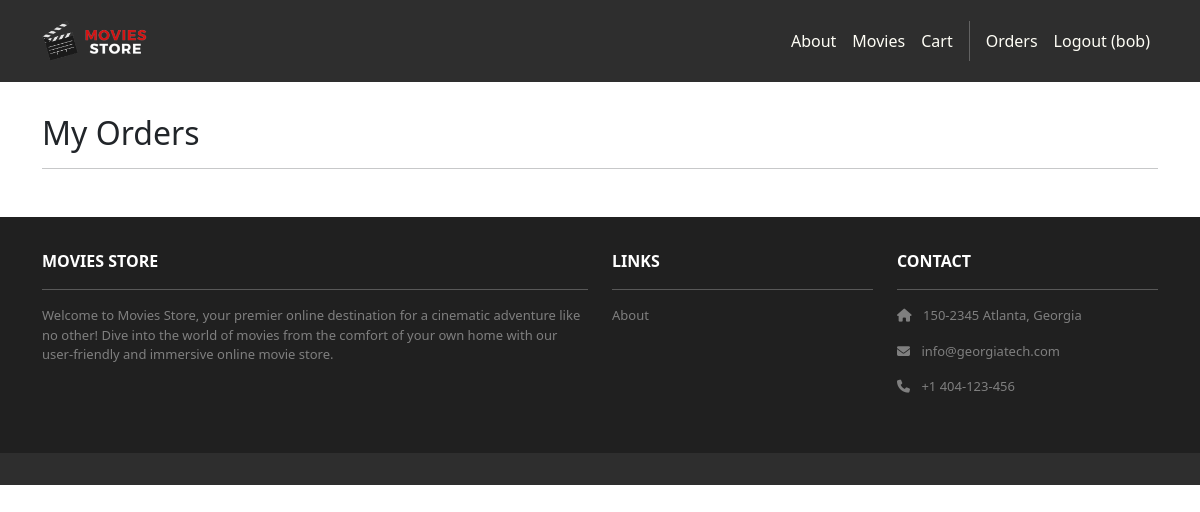
Before: /accounts/orders/ (signed in) with the older database file.
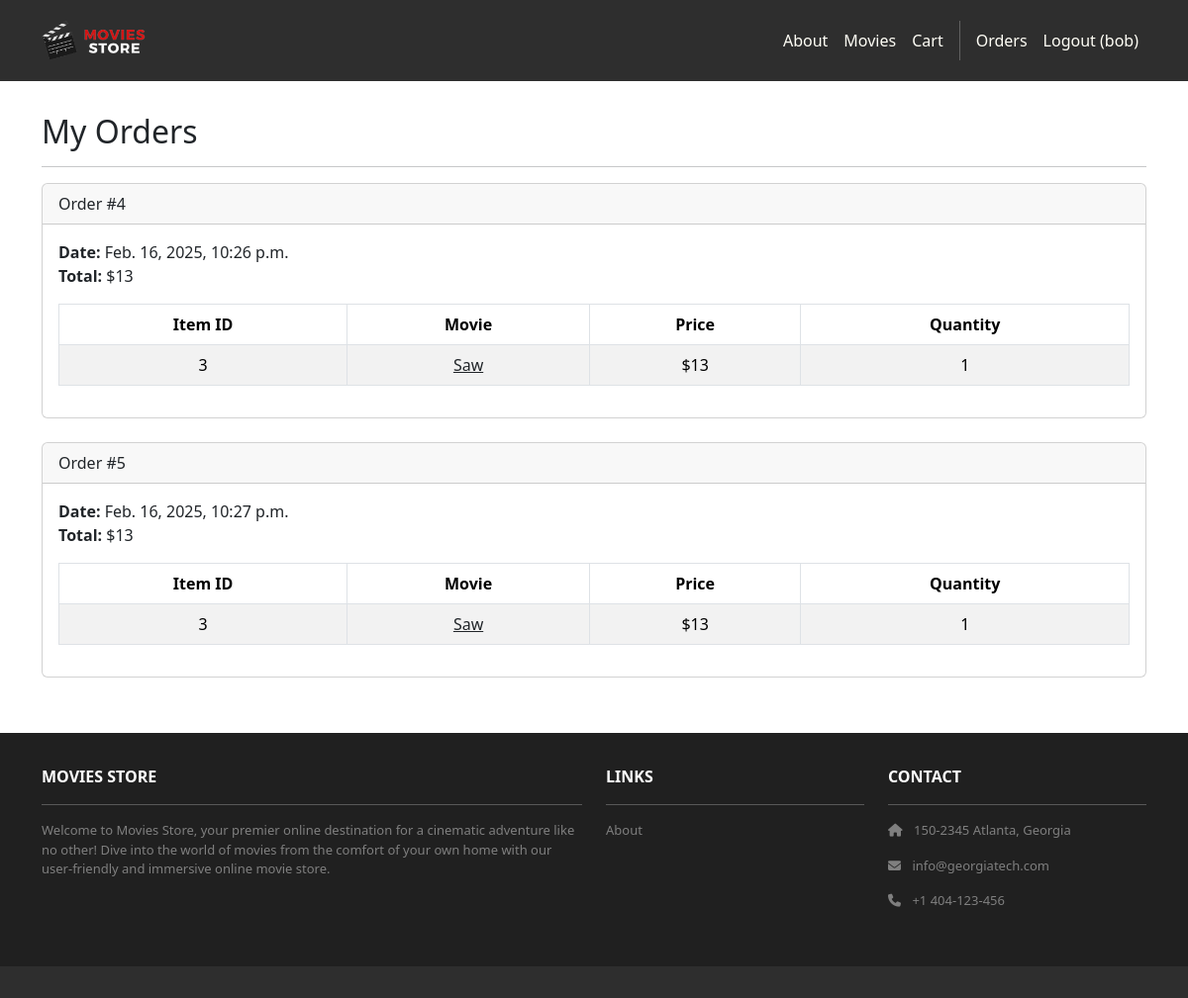
After: the same page with the newer database file.
### cart/models.py (models this page shows, shortened)
class Order(models.Model):
    id = models.AutoField(primary_key=True)
    total = models.IntegerField()
    date = models.DateTimeField(auto_now_add=True)
    user = models.ForeignKey(User,
        on_delete=models.CASCADE)

class Item(models.Model):
    id = models.AutoField(primary_key=True)
    price = models.IntegerField()
    quantity = models.IntegerField()
    order = models.ForeignKey(Order,
        on_delete=models.CASCADE)
    movie = models.ForeignKey(Movie,
        on_delete=models.CASCADE)

### movies/models.py (models this page shows, shortened)
class Movie(models.Model):
    id = models.AutoField(primary_key=True)
    name = models.CharField(max_length=255)
    price = models.IntegerField()
    description = models.TextField()
    image = models.ImageField(upload_to='movie_images/')

### accounts/views.py (the view)
# urls.py: path('orders/', views.orders, name='accounts.orders'),
@login_required
def orders(request):
    template_data = {}
    template_data['title'] = 'Orders'
    template_data['orders'] = request.user.order_set.all()
    return render(request, 'accounts/orders.html',
        {'template_data': template_data})

### accounts/templates/accounts/orders.html
{% extends 'base.html' %}
{% block content %}
<div class="p-3">
  <div class="container">
    <div class="row mt-3">
      <div class="col mx-auto mb-3">
        <h2>My Orders</h2>
        <hr />
        {% for order in template_data.orders %}
        <div class="card mb-4">
          <div class="card-header">
            Order #{{ order.id }}
          </div>
          <div class="card-body">
            <b>Date:</b> {{ order.date }}<br />
            <b>Total:</b> ${{ order.total }}<br />
            <table class="table table-bordered
              table-striped text-center mt-3">
              <thead>
                <tr>
                  <th scope="col">Item ID</th>
                  <th scope="col">Movie</th>
                  <th scope="col">Price</th>
                  <th scope="col">Quantity</th>
                </tr>
              </thead>
              <tbody>
                {% for item in order.item_set.all %}
                <tr>
                  <td>{{ item.movie.id }}</td>
                  <td>
                    <a class="link-dark" href="{% url 'movies:movies_show' id=item.movie.id %}">
                      {{ item.movie.name }}
                    </a>
                  </td>
                  <td>${{ item.movie.price }}</td>
                  <td>{{ item.quantity }}</td>
                </tr>
                {% endfor %}
              </tbody>
            </table>
          </div>
        </div>
        {% endfor %}
      </div>
    </div>
  </div>
</div>
{% endblock content %}

### moviesstore/templates/base.html (shortened to what this page needs)
<!DOCTYPE html>
<html>
  {% load static %}
  <head>
    <link href="https://cdn.jsdelivr.net/npm/bootstrap@5.3.3/dist/css/bootstrap.min.css" rel="stylesheet">
    <link rel="stylesheet" href="https://cdnjs.cloudflare.com/ajax/libs/font-awesome/6.1.1/css/all.min.css">
    <link rel="stylesheet" type="text/css" href="{% static 'css/style.css' %}">
  </head>
  <body>
    <nav class="p-3 navbar navbar-dark bg-dark navbar-expand-lg">
      <div class="container">
        <a class="navbar-brand" href="{% url 'home.index' %}">
          <img src="{% static 'img/logo.png' %}" alt="logo" height="40" />
        </a>
        <div class="collapse navbar-collapse" id="navbarNavAltMarkup">
          <div class="navbar-nav ms-auto navbar-ml">
            <a class="nav-link" href="{% url 'home.about' %}">About</a>
              <a class="nav-link" href=
              "{% url 'movies:index' %}">Movies</a>
              <a class="nav-link"
              href="{% url 'cart.index' %}">Cart</a>
              {% if user.is_authenticated %}
                  <a class="nav-link" href="{% url 'accounts.orders' %}">Orders</a>
                  <a class="nav-link" href="{% url 'accounts.logout' %}">Logout ({{ user.username }})</a>
              {% endif %}
          </div>
        </div>
      </div>
    </nav>
    <div>
      {% block content %}
      {% endblock content %}
    </div>
    <section class="p-3 ms-footer d-none d-md-block">
      <div class="container">
        <div class="row mt-3 text-white">
          <div class="col-md-6 col-lg-6 col-xl-6 mx-auto mb-4">
            <b>MOVIES STORE</b>
            <hr />
            <p>Welcome to Movies Store, your premier online destination for a cinematic
              adventure like no other! Dive into the world of movies from the comfort of your own home with our user-friendly
              and immersive online movie store.</p>
          </div>
          <div class="col-md-3 col-lg-3 col-xl-3 mx-auto mb-4">
            <b>LINKS</b>
            <hr />
            <p><a class="nav-link" href="{% url 'home.about' %}">About</a></p>
          </div>
          <div class="col-md-3 col-lg-3 col-xl-3 mx-auto mb-4">
            <b>CONTACT</b>
            <hr />
            <p><i class="fas fa-home me-2"></i> 150-2345 Atlanta, Georgia</p>
            <p><i class="fas fa-envelope me-2"></i> info@georgiatech.com</p>
            <p><i class="fas fa-phone me-2"></i> +1 404-123-456</p>
          </div>
        </div>
      </div>
    </section>
    <section class="p-3 ms-footer-bottom bg-dark">
    </section>
  </body>
</html>

### moviesstore/static/css/style.css (style rules this page uses)
.navbar a.nav-link { color: #FFFEF6 !important; }
.bg-dark { background-color: #2E2E2E !important; }
.ms-footer { background-color: #202020; }
.ms-footer p { color: #7F7F7F; font-size: 13px; }

Changed rows visible on the page:
added Order: id "4", date "Feb. 16, 2025, 10:26 p.m.", total "13"
added Item: movie.id "3", movie.name "Saw", movie.price "13", quantity "1", shown under "4"
added Order: id "5", date "Feb. 16, 2025, 10:27 p.m.", total "13"
added Item: movie.id "3", movie.name "Saw", movie.price "13", quantity "1", shown under "5"
